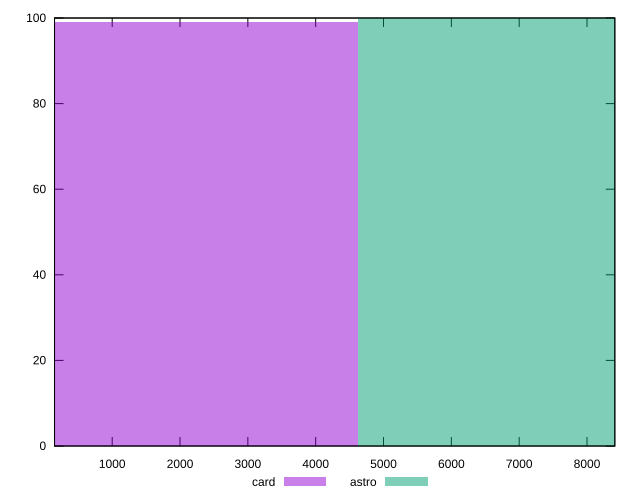

This chart was generated by the following gnuplot code:
reset

$card <<EOF
0 99
EOF

$astro <<EOF
9234.138746447976 100
EOF

set key outside below
set boxwidth 9234.138746447976
set xrange [150:8410]
set yrange [0:100]
set trange [0:100]
set style fill transparent solid 0.5 noborder
set terminal svg size 640, 500 enhanced background rgb 'white'
set output "reports/report_00030_2021-02-24T20-42-31.540Z/uses-text-compression/comparison/histogram/2_vs_3.svg"

plot $card title "card" with boxes, \
     $astro title "astro" with boxes

reset
